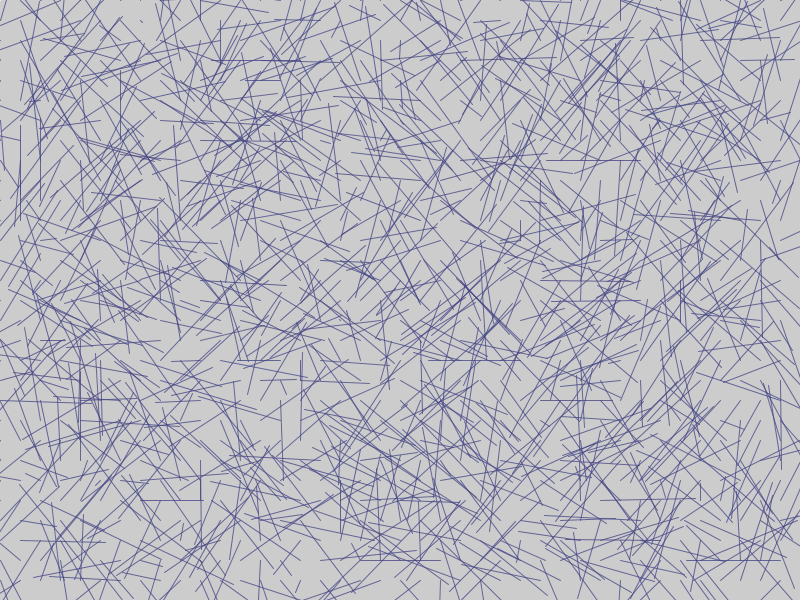
Frame 1 (no input)
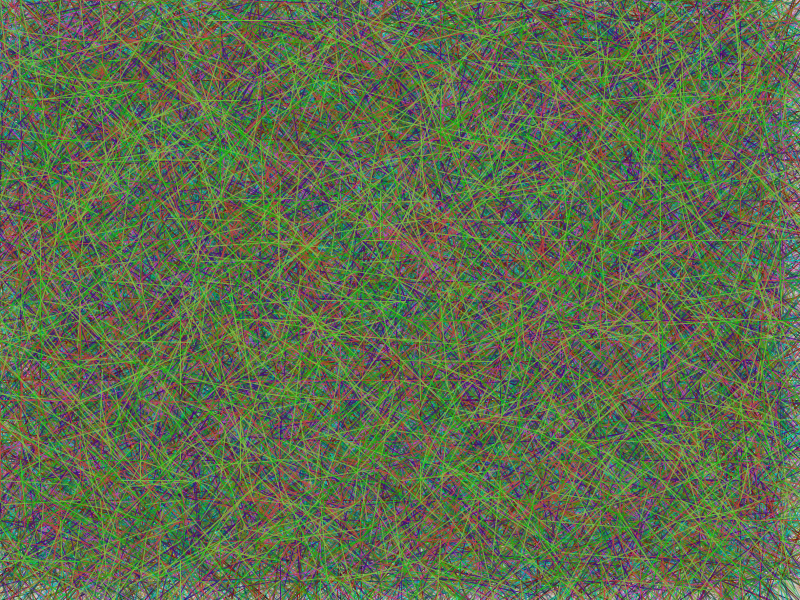
Frame 60 (the mouse pressed at the canvas centre just before this capture)
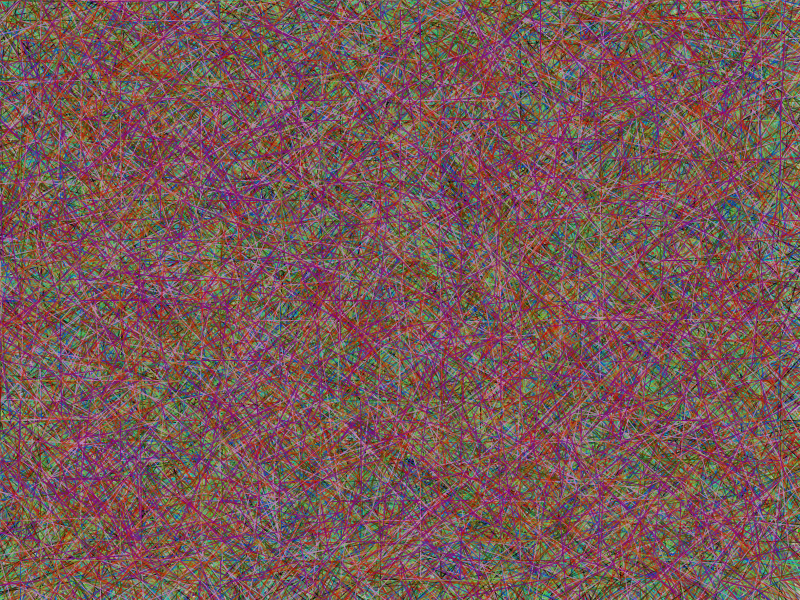
Frame 120 (the mouse held since frame 60 and released just before this capture)

The Processing sketch that drew these frames (run headless with seeded random() and noise(); from frame 60 on, the mouse is pressed at the canvas centre):

// Processing sketch: efecto4
// ── efecto4.pde
  int i,j;
  int a,r,g,b; 
  void setup() {
       size(800, 600);
       stroke(255);
       a = int(random(255))<<24;
       r = int(random(255))<<16;
       g = int(random(255))<<8;
       b = int(random(255));
     } 

     void draw() {
       
       if (second()%1==0){
           a = int(random(255))<<24;
           r = int(random(255))<<16;
           g = int(random(255))<<8;
           b = int(random(255));    
       }
       for(i=0;i<width;i+=20){
         for(j=0;j<height;j+=20){
           line(i,j,i+int(random(-100,100)),j+int(random(-100,100)));
           a += int(random(5))<<24; a = a & 11111111<<24;
           r += int(random(20))<<16; r = r & 11111111<<16;
           g += int(random(20))<<8; g = g & 11111111<<8;
           b += int(random(20)); b = b & 11111111;
           // OR the values together:    11111111110011001100110000110011 
           color argb = a | r | g | b;
           stroke(argb);
         }
       }
     }
     
     
     
